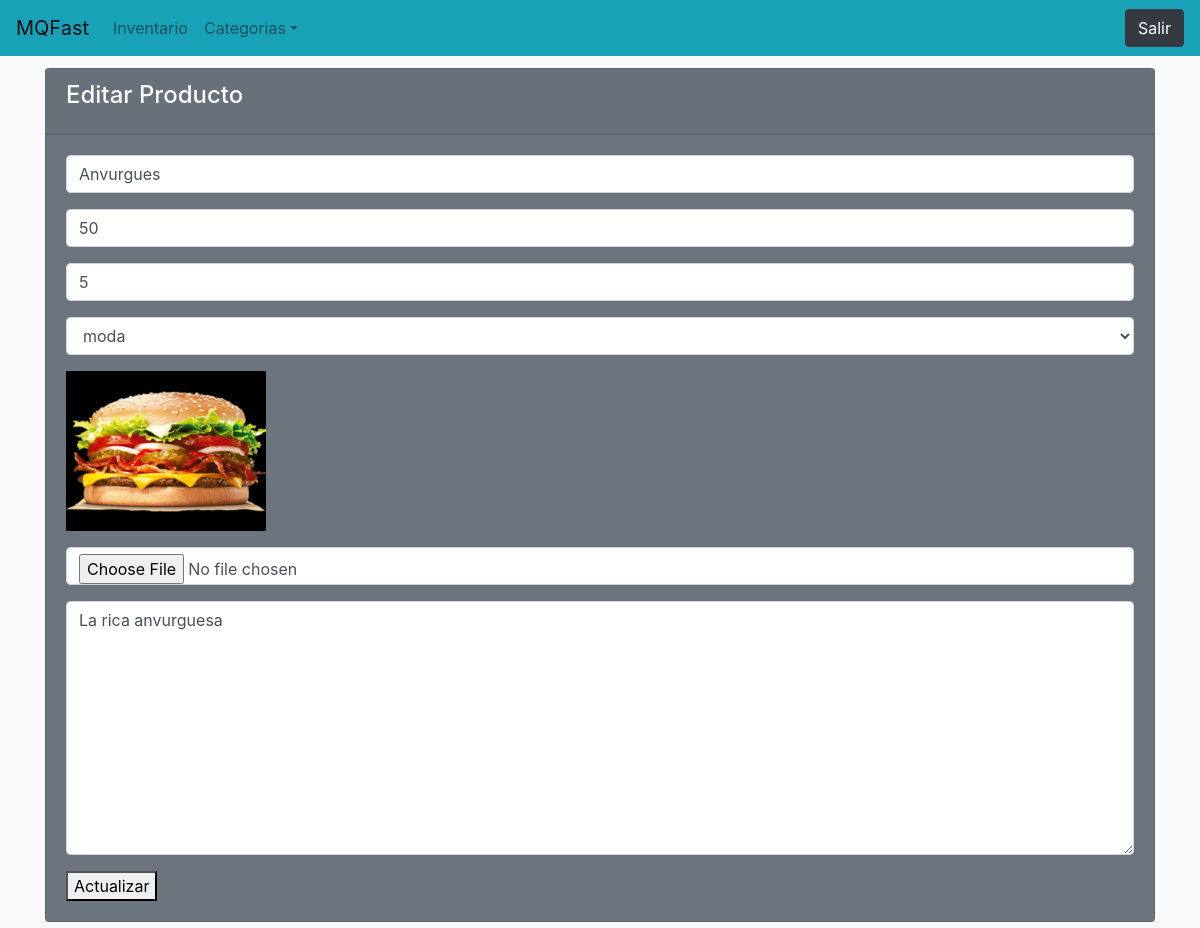
Screenshot of /admin/editar_producto.php?clave=9cef962d9692a5a1428da0805a25c7791cfc71bc with the database file from the repository.
### tables this page shows
CREATE TABLE `inventario` (
  `id` int(10) NOT NULL,
  `clave` varchar(200) NOT NULL,
  `producto` varchar(100) NOT NULL,
  `cantidad` int(5) NOT NULL,
  `precio` decimal(8,0) NOT NULL,
  `categoria` varchar(50) NOT NULL,
  `descripcion` text NOT NULL,
  `foto` varchar(100) NOT NULL
);

### admin/editar_producto.php (the view, shortened to what this page needs)
<?php include '../extend/header.php';
$clave = htmlentities($_GET['clave']);
$sel = $con->prepare("SELECT * FROM inventario WHERE clave = ?");
$sel->execute(array($clave));
if ($f = $sel->fetch()) {
}
?>
<div class="container" style="margin-top: 1%;">
    <div class="card text-white bg-secondary">
        <div class="card-header"><h4 class="card-title">Editar Producto</h4></div>
        <div class="card-body">
        <form action="up_inventario.php" method="post"  required autocomplete="off" enctype="multipart/form-data">
            <div class="form-group">
                <input type="text" name="producto" required placeholder="Producto" class="form-control" value="<?php echo $f['producto']?>">
            </div>
            <div class="form-group">
                <input type="text" name="cantidad" required placeholder="Cantidad" class="form-control" value="<?php echo $f['cantidad']?>">
            </div>
            <div class="form-group">
                <input type="number" step="0.01" name="precio" required placeholder="Precio" class="form-control" value="<?php echo $f['precio']?>">
            </div>
            <div class="form-group">
               <select name="categoria" id="" required class="form-control">
                    <option value="<?php echo $f['categoria']?>"><?php echo $f['categoria']?></option>
               </select>
            </div>
            <div class="form-group">
                <img src="<?php echo $f['foto']?>" width = "200">
            </div>
            <div class="form-group">
                <input type="file" name="imagen" class="form-control">
            </div>
            <div class="form-group">
                <textarea name="descripcion" required id="" cols="30" rows="10" class="form-control"><?php echo $f['descripcion']?></textarea>
            </div>
            <button class="submit" class="btn btn-info">Actualizar</button>
        </form>
        </div>
    </div>
</div>
</body>
</html>

### extend/header.php (style rules this page uses)
body { padding-bottom: 10px; }

### rows the page displays
inventario: producto "Anvurgues", cantidad "50", precio "5", categoria "moda", foto (picture), descripcion "La rica anvurguesa"
